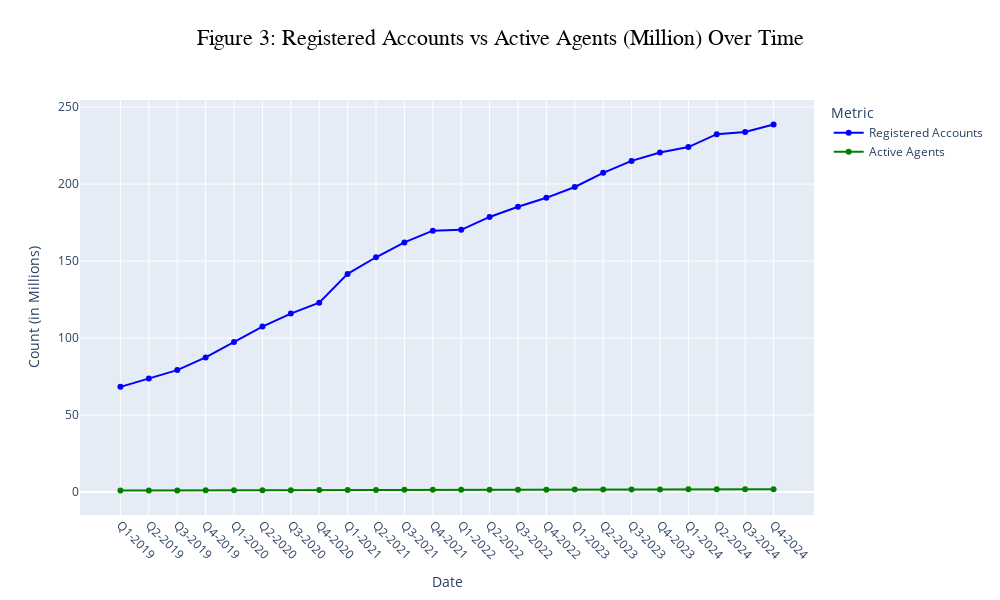

Notebook source saved alongside this figure:
### Markdown cell above
**Interactive Time Series of Registered Accounts vs. Active Agents (in Millions) with Hover-Based Insights**

### Code cell
import plotly.graph_objects as go

# Create an empty figure
fig = go.Figure()

# Line 1: Registered Accounts
fig.add_trace(go.Scatter(
    x=mobile_money['Date'],
    y=mobile_money['Registered_Account'],
    mode='lines+markers',
    name='Registered Accounts',
    line=dict(color='blue'),
    marker=dict(color='blue'),
    hovertemplate='Date: %{x}<br>Registered: %{y:.2f}M'
))

# Line 2: Active Agents
fig.add_trace(go.Scatter(
    x=mobile_money['Date'],
    y=mobile_money['Active_Agents'],
    mode='lines+markers',
    name='Active Agents',
    line=dict(color='green'),
    marker=dict(color='green'),
    hovertemplate='Date: %{x}<br>Agents: %{y:.2f}M'
))

# Layout customization
fig.update_layout(
    width=1000,
    height=600,
    title={
        'text': 'Figure 3: Registered Accounts vs Active Agents (Million) Over Time',
        'y': 0.95,
        'x': 0.5,
        'xanchor': 'center',
        'yanchor': 'top',
        'font': dict(size=22, family='Arial', color='black')
    },
    xaxis_title='Date',
    yaxis_title='Count (in Millions)',
    xaxis_tickangle=45,
    legend_title='Metric',
    hovermode='x unified'
)

# Save as image files
fig.write_image("figure_3_registered_vs_agents.png")

# Display interactive plot
fig.show()

### Figure 1 — Plotly figure (JSON) as saved in the notebook; plotly's stock layout.template omitted (floating-point values rounded to 4 significant figures)
{"data": [{"hovertemplate": "Date: %{x}<br>Registered: %{y:.2f}M", "line": {"color": "blue"}, "marker": {"color": "blue"}, "mode": "lines+markers", "name": "Registered Accounts", "type": "scatter", "x": ["Q1-2019", "Q2-2019", "Q3-2019", "Q4-2019", "Q1-2020", "Q2-2020", "Q3-2020", "Q4-2020", "Q1-2021", "Q2-2021", "Q3-2021", "Q4-2021", "Q1-2022", "Q2-2022", "Q3-2022", "Q4-2022", "Q1-2023", "Q2-2023", "Q3-2023", "Q4-2023", "Q1-2024", "Q2-2024", "Q3-2024", "Q4-2024"], "y": [68.31, 73.78, 79.19, 87.43, 97.43, 107.5, 115.9, 122.9, 141.7, 152.5, 162.1, 169.7, 170.3, 178.6, 185.3, 191.1, 198.1, 207.3, 215.0, 220.5, 224.0, 232.4, 233.8, 238.7]}, {"hovertemplate": "Date: %{x}<br>Agents: %{y:.2f}M", "line": {"color": "green"}, "marker": {"color": "green"}, "mode": "lines+markers", "name": "Active Agents", "type": "scatter", "x": ["Q1-2019", "Q2-2019", "Q3-2019", "Q4-2019", "Q1-2020", "Q2-2020", "Q3-2020", "Q4-2020", "Q1-2021", "Q2-2021", "Q3-2021", "Q4-2021", "Q1-2022", "Q2-2022", "Q3-2022", "Q4-2022", "Q1-2023", "Q2-2023", "Q3-2023", "Q4-2023", "Q1-2024", "Q2-2024", "Q3-2024", "Q4-2024"], "y": [0.997, 1.025, 1.053, 1.098, 1.148, 1.16, 1.19, 1.267, 1.294, 1.378, 1.411, 1.413, 1.465, 1.516, 1.505, 1.555, 1.598, 1.586, 1.63, 1.725, 1.77, 1.808, 1.856, 1.829]}], "layout": {"height": 600, "hovermode": "x unified", "legend": {"title": {"text": "Metric"}}, "title": {"font": {"color": "black", "family": "Arial", "size": 22}, "text": "Figure 3: Registered Accounts vs Active Agents (Million) Over Time", "x": 0.5, "xanchor": "center", "y": 0.95, "yanchor": "top"}, "width": 1000, "xaxis": {"autorange": true, "range": [-1.425, 24.42], "tickangle": 45, "title": {"text": "Date"}, "type": "category"}, "yaxis": {"autorange": true, "range": [-14.91, 254.6], "title": {"text": "Count (in Millions)"}, "type": "linear"}}}
